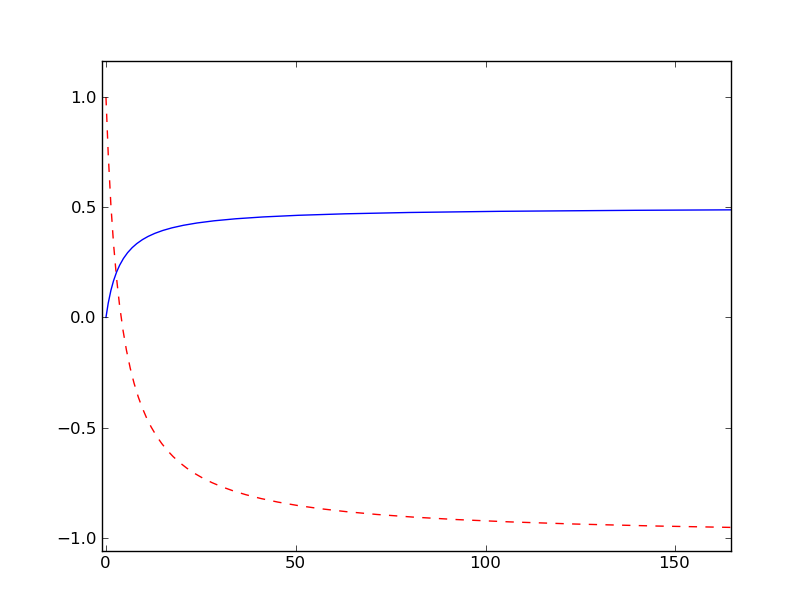

Write Python code to recreate this figure.
#!/usr/bin/env python

import numpy as np
import matplotlib.pyplot as plt

ca = lambda x:(2 - 0.5*x) / (2. + 0.5*x)
cb = lambda x:(0.5*x) / (2. + 0.5*x)

print '1', ca(1), cb(1)
print '10', ca(10), cb(10)

x = np.linspace(0,1000,10000)

plt.ion()
plt.plot(x, ca(x), 'r--')
plt.plot(x, cb(x), 'b-')
plt.show()
